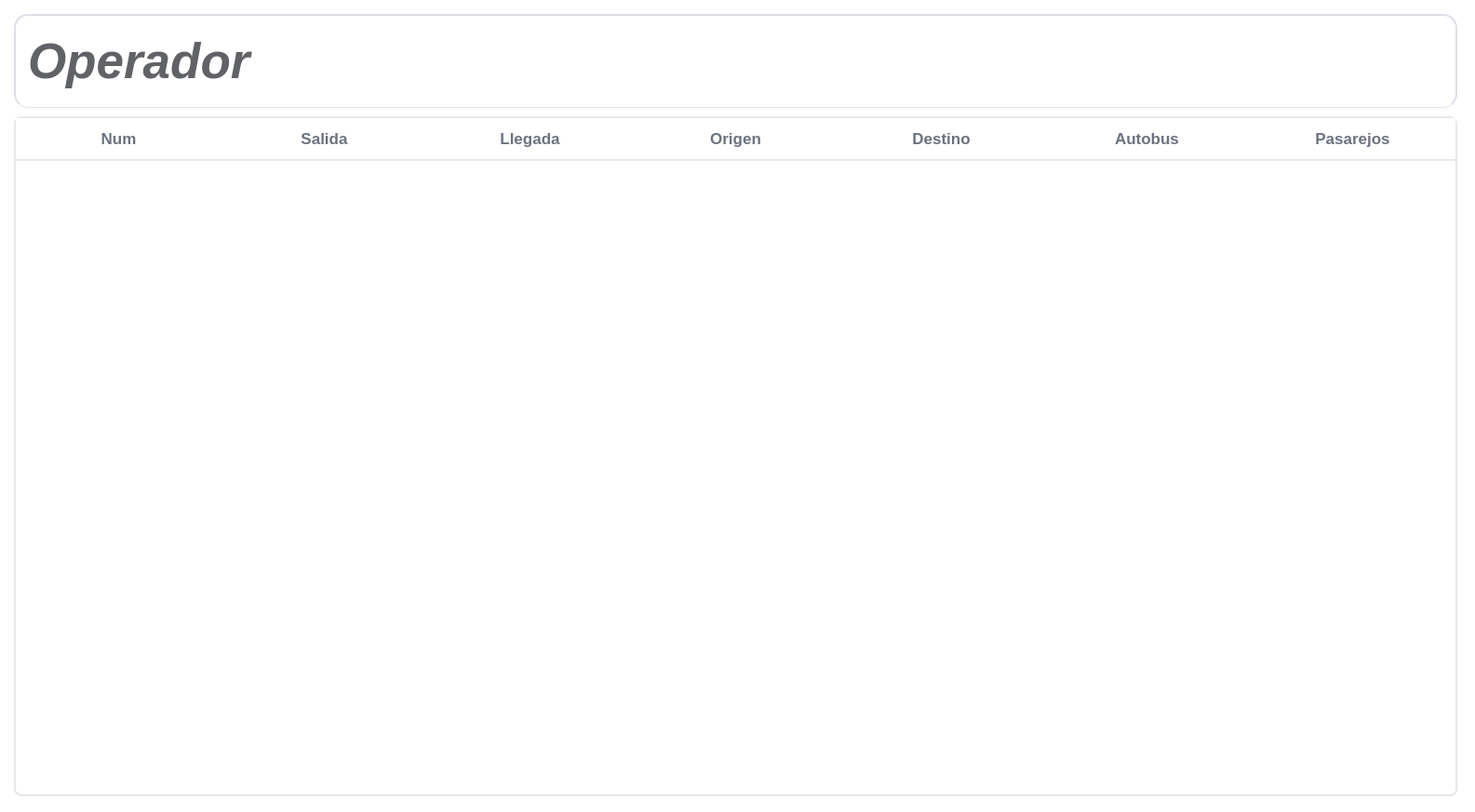
<?xml version="1.0" encoding="UTF-8"?>
<ui version="4.0">
 <class>pantalla_operadorescorridas</class>
 <widget class="QWidget" name="pantalla_operadorescorridas">
  <property name="geometry">
   <rect>
    <x>0</x>
    <y>0</y>
    <width>1585</width>
    <height>873</height>
   </rect>
  </property>
  <property name="minimumSize">
   <size>
    <width>1585</width>
    <height>873</height>
   </size>
  </property>
  <property name="maximumSize">
   <size>
    <width>1585</width>
    <height>873</height>
   </size>
  </property>
  <property name="windowTitle">
   <string>Form</string>
  </property>
  <property name="styleSheet">
   <string notr="true">background-color: rgb(255, 255, 255);</string>
  </property>
  <widget class="QTableWidget" name="QtableWidget_corridas">
   <property name="geometry">
    <rect>
     <x>15</x>
     <y>125</y>
     <width>1551</width>
     <height>731</height>
    </rect>
   </property>
   <property name="font">
    <font>
     <pointsize>-1</pointsize>
     <bold>true</bold>
    </font>
   </property>
   <property name="layoutDirection">
    <enum>Qt::LayoutDirection::LeftToRight</enum>
   </property>
   <property name="styleSheet">
    <string notr="true">QTableView {
    background: #ffffff;
    border: 2px solid #e6e8ec;
    border-radius: 8px;
    gridline-color: #f1f1f3;
    selection-background-color: #e8f0fe;
    selection-color: #1a1a1a;
    font-size: 14px;
    color: #333;
    alternate-background-color: #fafbff;
    show-grid: false;
}

QTableView::item {
    padding: 8px 12px;
    border: 0px;
}

QTableView::item:hover {
    background: #f5f8ff;
}

QTableView::item:selected {
    background: #e2edff;
    color: #1a1a1a;
}

QHeaderView::section {
    background: #ffffff;
    color: #6b7280;
    padding: 10px 12px;
    border: 0;
    border-bottom: 2px solid #e6e8ec;
    font-size: 17px;
    font-weight: 600;
}

QHeaderView::section:hover {
    background: #f7f9fc;
}

QHeaderView {
    background: #ffffff;
    border: 0;
}

QTableView::indicator {
    width: 18px;
    height: 18px;
}

QHeaderView::section:first {
    border-top-left-radius: 15px;
}

QHeaderView::section:last {
    border-top-right-radius: 15px;
}

QScrollBar:vertical {
    background: transparent;
    width: 10px;
    margin: 0px;
}

QScrollBar::handle:vertical {
    background: #cfd3da;
    min-height: 25px;
    border-radius: 5px;
}

QScrollBar::handle:vertical:hover {
    background: #b5bac4;
}

QScrollBar::add-line,
QScrollBar::sub-line {
    background: none;
    height: 0px;
}
</string>
   </property>
   <property name="verticalScrollBarPolicy">
    <enum>Qt::ScrollBarPolicy::ScrollBarAlwaysOff</enum>
   </property>
   <property name="horizontalScrollBarPolicy">
    <enum>Qt::ScrollBarPolicy::ScrollBarAlwaysOff</enum>
   </property>
   <property name="sizeAdjustPolicy">
    <enum>QAbstractScrollArea::SizeAdjustPolicy::AdjustIgnored</enum>
   </property>
   <attribute name="horizontalHeaderVisible">
    <bool>true</bool>
   </attribute>
   <attribute name="horizontalHeaderCascadingSectionResizes">
    <bool>true</bool>
   </attribute>
   <attribute name="horizontalHeaderDefaultSectionSize">
    <number>221</number>
   </attribute>
   <attribute name="horizontalHeaderHighlightSections">
    <bool>false</bool>
   </attribute>
   <attribute name="verticalHeaderVisible">
    <bool>false</bool>
   </attribute>
   <attribute name="verticalHeaderCascadingSectionResizes">
    <bool>false</bool>
   </attribute>
   <attribute name="verticalHeaderHighlightSections">
    <bool>false</bool>
   </attribute>
   <column>
    <property name="text">
     <string>Num</string>
    </property>
    <property name="font">
     <font>
      <bold>true</bold>
     </font>
    </property>
   </column>
   <column>
    <property name="text">
     <string>Salida</string>
    </property>
    <property name="font">
     <font>
      <bold>true</bold>
     </font>
    </property>
   </column>
   <column>
    <property name="text">
     <string>Llegada</string>
    </property>
    <property name="font">
     <font>
      <bold>true</bold>
     </font>
    </property>
   </column>
   <column>
    <property name="text">
     <string>Origen</string>
    </property>
    <property name="font">
     <font>
      <bold>true</bold>
     </font>
    </property>
   </column>
   <column>
    <property name="text">
     <string>Destino</string>
    </property>
    <property name="font">
     <font>
      <bold>true</bold>
     </font>
    </property>
   </column>
   <column>
    <property name="text">
     <string>Autobus</string>
    </property>
    <property name="font">
     <font>
      <bold>true</bold>
     </font>
    </property>
   </column>
   <column>
    <property name="text">
     <string>Pasarejos</string>
    </property>
   </column>
  </widget>
  <widget class="QWidget" name="widget_opfiltro" native="true">
   <property name="geometry">
    <rect>
     <x>15</x>
     <y>15</y>
     <width>1551</width>
     <height>101</height>
    </rect>
   </property>
   <property name="styleSheet">
    <string notr="true">background-color: #ffffff;
border: 2px solid #dcdfe6;
border-radius: 15px;
gridline-color: #e0e0e0;
outline: none;
color: #606266;
border-radius: 15px;
border-bottom: 1px solid #E3E3E3;

</string>
   </property>
   <widget class="QLabel" name="label_estatico_operador">
    <property name="geometry">
     <rect>
      <x>15</x>
      <y>5</y>
      <width>1126</width>
      <height>91</height>
     </rect>
    </property>
    <property name="font">
     <font>
      <pointsize>40</pointsize>
      <italic>true</italic>
      <bold>true</bold>
     </font>
    </property>
    <property name="styleSheet">
     <string notr="true">border:none

</string>
    </property>
    <property name="text">
     <string>Operador</string>
    </property>
   </widget>
  </widget>
 </widget>
 <resources/>
 <connections/>
</ui>
